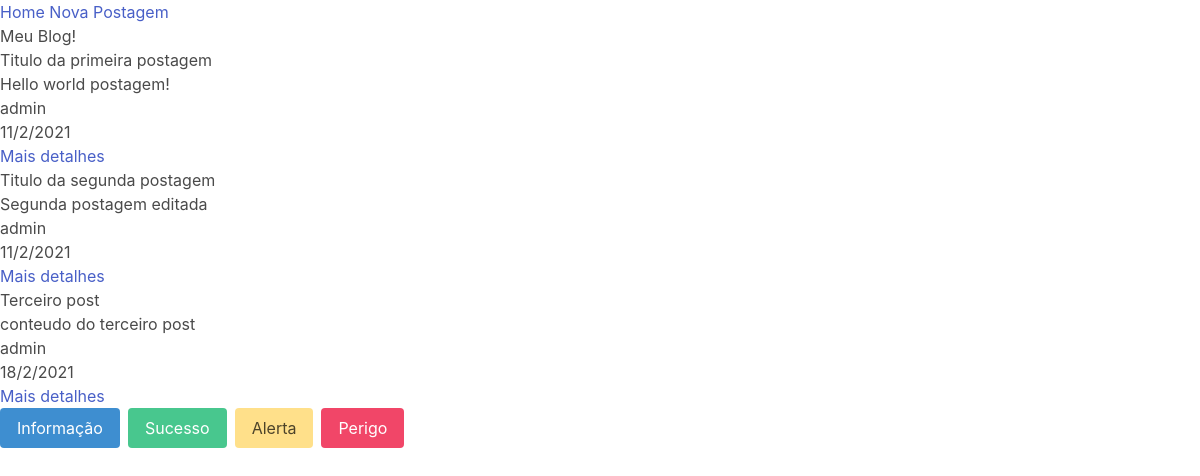
Page /blog/lista/ on the committed database.
### blog/models.py (models this page shows, shortened)
class Postagem(models.Model):
    titulo = models.CharField(max_length=200)
    conteudo = models.TextField()
    publicada = models.DateTimeField(default=timezone.now)
    criada = models.DateTimeField(auto_now_add=True)
    atualizada = models.DateTimeField(auto_now=True)
    autor = models.ForeignKey(User, on_delete=models.CASCADE)
    status_opcoes = {
        ('rascunho', 'Rascunho'),
        ('publicada', 'Publicada'),
    }
    status = models.CharField(max_length=10, choices=status_opcoes, default='rascunho')

### blog/views.py (the view)
# urls.py: path('lista/', ListaView.as_view(), name="lista"),
class ListaView(ListView):
    model = Postagem
    template_name = "blog/lista.html"
    context_object_name = "minhas_postagens"

### templates/blog/lista.html
{% extends 'blog/blog_base.html' %}
{% block conteudo %}
    {% for postagem in minhas_postagens %}
       <h1> {{ postagem.titulo }} </h1>
       <p>  {{ postagem.conteudo }} </p>
       <p>  {{ postagem.autor }} </p>
       <p>  {{ postagem.criada.day }}/{{ postagem.criada.month }}/{{ postagem.criada.year }} </p>
       <a href="{% url 'postagem' pk=postagem.id %}">Mais detalhes</a>
    {% endfor %}
{% endblock conteudo %}

### templates/blog/blog_base.html (shortened to what this page needs)
<!DOCTYPE html>
<html lang="en">
<head>
    <link rel="stylesheet" href="https://cdn.jsdelivr.net/npm/bulma@0.9.1/css/bulma.min.css">
</head>
<body>
    <a class="c1" href="{% url 'lista' %}">Home</a>
    <a href="{% url 'nova' %}">Nova Postagem</a>
    <h2>Meu Blog!</h2>
    {% block conteudo %}
    {% endblock conteudo %}
      <div class="buttons">
        <button class="button is-info">Informação</button>
        <button class="button is-success">Sucesso</button>
        <button class="button is-warning">Alerta</button>
        <button class="button is-danger">Perigo</button>
      </div>
</body>
</html>

### rows in the picture
Postagem: titulo "Titulo da primeira postagem", conteudo "Hello world postagem!", autor "admin", criada.day "11", criada.month "2", criada.year "2021"
Postagem: titulo "Titulo da segunda postagem", conteudo "Segunda postagem editada", autor "admin", criada.day "11", criada.month "2", criada.year "2021"
Postagem: titulo "Terceiro post", conteudo "conteudo do terceiro post", autor "admin", criada.day "18", criada.month "2", criada.year "2021"
